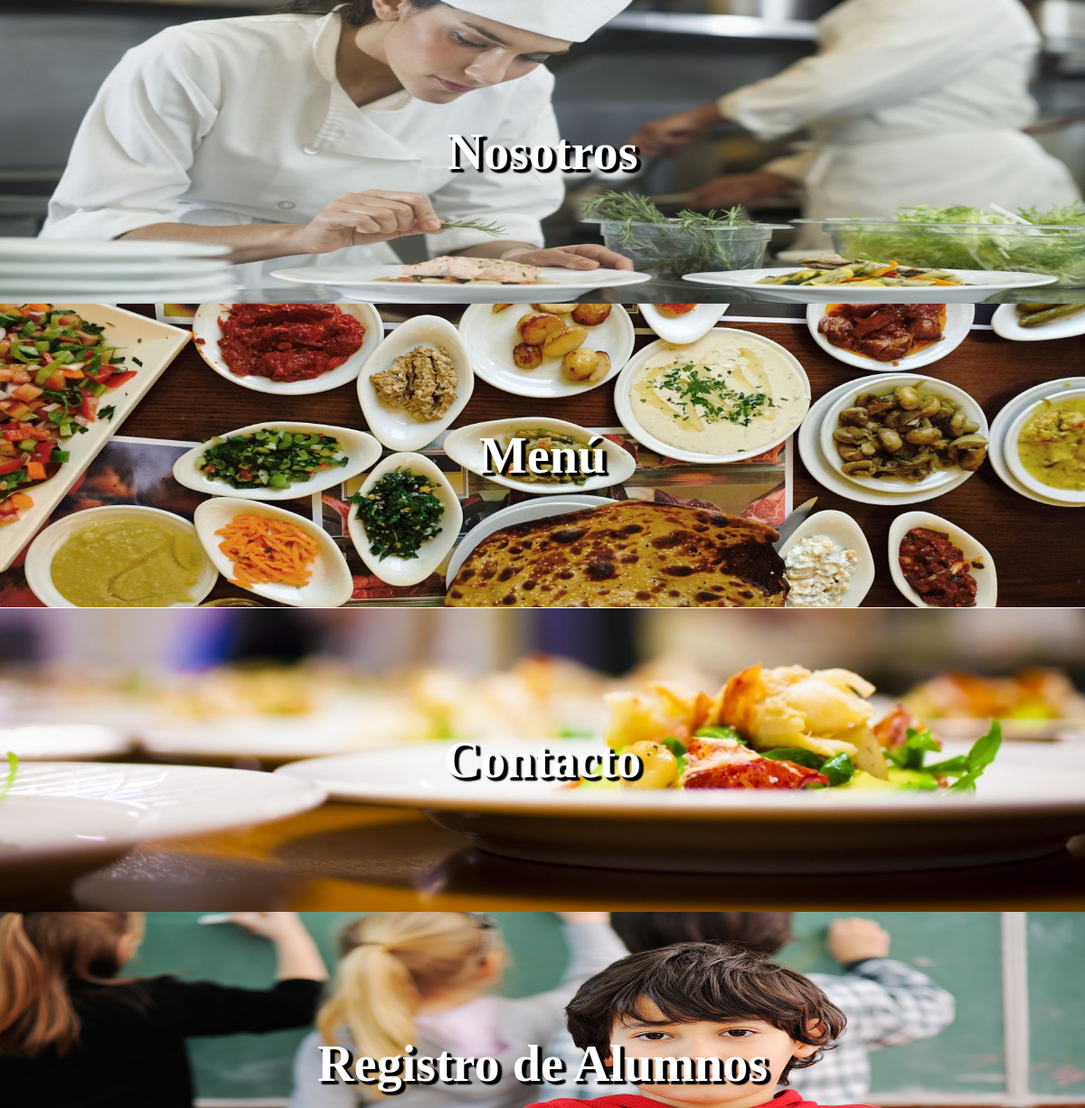
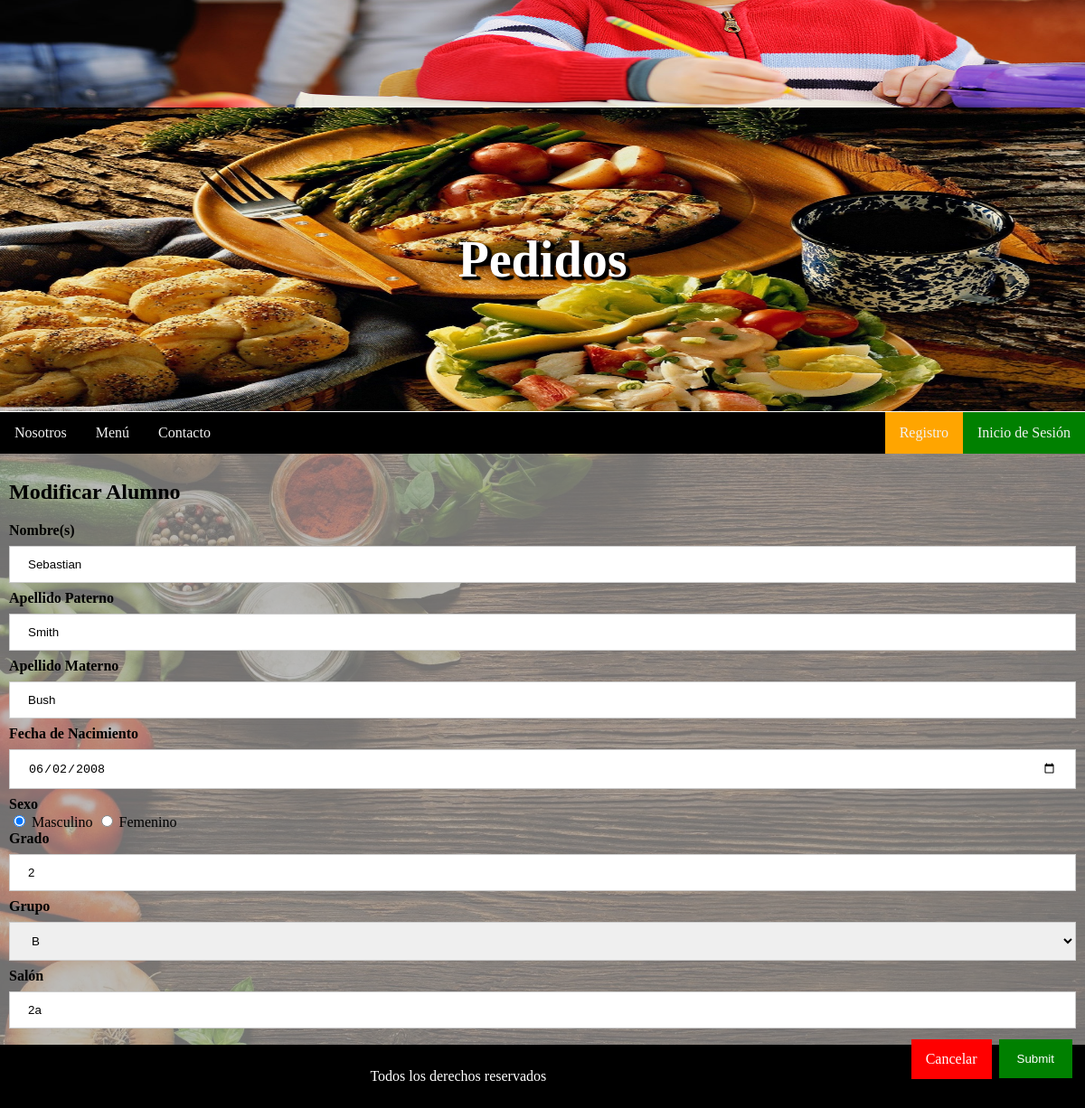
The app's page /Modificar_Alumno.php?id=2 with its own data (2 pictures, top to bottom).
### tables this page shows
CREATE TABLE `alumno` (
  `idAlumno` int(11) NOT NULL,
  `nombre` varchar(45) NOT NULL,
  `apellidoP` varchar(45) NOT NULL,
  `apellidoM` varchar(45) NOT NULL,
  `salon` varchar(45) NOT NULL,
  `grupo` char(1) NOT NULL,
  `grado` int(11) NOT NULL,
  `sexo` char(1) NOT NULL,
  `fechaNacimiento` varchar(45) NOT NULL,
  `AlumnoCliente_idCliente` int(11) NOT NULL
);

### Modificar_Alumno.php (the view, shortened to what this page needs)
<?php
  $con = conectar();
  $id = null;
  if(!empty($_GET['id'])){
    $id = $_REQUEST['id'];
  }
  if(!empty($_POST)){
    $nombreAlumno = $_POST['nombreAlumno'];
	  $apellidoAlumnoP = $_POST['apellidoAlumnoP'];
	  $apellidoAlumnoM = $_POST['apellidoAlumnoM'];
	  $fechaAlumno = $_POST['fechaAlumno'];
    $generoAlumno = $_POST['generoAlumno'];
    $grado = $_POST['grado'];
    $comboboxGrupo = $_POST['comboboxGrupo'];
    $salon = $_POST['salon'];
    $valid = false;
    if (!empty($nombreAlumno) && !empty($apellidoAlumnoP) && !empty($apellidoAlumnoM) && !empty($fechaAlumno) && !empty($generoAlumno) && !empty($grado) && !empty($comboboxGrupo) && !empty($salon)) {
        $valid = true;
    }
    if($valid){
        if (!preg_match("/^[a-zA-Z áéíóúÁÉÍÓÚÑñ\s]+$/",$nombreAlumno)) {
			echo "<script type='text/javascript'>alert('El nombre solo puede contener letras');</script>";
		  	echo "<script type='text/javascript'>window.location.href = '../Alumnos.php';</script>";
		}else{
			if (!preg_match("/^[a-zA-Z áéíóúÁÉÍÓÚÑñ\s]*$/",$apellidoAlumnoP)) {
				echo "<script type='text/javascript'>alert('El apellido paterno solo puede contener letras');</script>";
			  	echo "<script type='text/javascript'>window.location.href = '../Alumnos.php';</script>";
			}else{
				if (!preg_match("/^[a-zA-Z áéíóúÁÉÍÓÚÑñ\s]*$/",$apellidoAlumnoM)) {
					echo "<script type='text/javascript'>alert('El apellido materno solo puede contener letras');</script>";
				  	echo "<script type='text/javascript'>window.location.href = '../Alumnos.php';</script>";
				}else{
					if (empty($_POST['generoAlumno'])) {
						echo "<script type='text/javascript'>alert('Falto el Sexo');</script>";
						echo "<script type='text/javascript'>window.location.href = '../Alumnos.php';</script>";
					} else{
						$sql = "UPDATE alumno  set nombre = '$nombreAlumno', apellidoP = '$apellidoAlumnoP', apellidoM = '$apellidoAlumnoM', salon = '$salon', grupo = '$comboboxGrupo', grado = '$grado', sexo = '$generoAlumno', fechaNacimiento = '$fechaAlumno' WHERE idAlumno = $id";
				        $result = $con->query($sql);
				        if ($result) {
				        	echo "<script type='text/javascript'>alert('Alumno modificado con éxito');</script>";
				        	echo "<script type='text/javascript'>window.location.href = 'Alumnos.php';</script>";
				        }else{
				        	echo "<script type='text/javascript'>alert('Fallo actualización');</script>";
				        	echo "<script type='text/javascript'>window.location.href = 'Alumnos.php';</script>";
				        }
					}
				}
			}
		}
    }
  }else{
    $query = "SELECT * FROM alumno where idAlumno = '".$id."'";
    $result = $con->query($query);
    $numrows=$result->num_rows;
    if($numrows>0){
    	$fila=$result->fetch_assoc();
	    $nombreAlumno = $fila['nombre'];
	    $apellidoAlumnoP = $fila['apellidoP'];
  		$apellidoAlumnoM = $fila['apellidoM'];
  		$fechaAlumno = $fila['fechaNacimiento'];
  		$generoAlumno = $fila['sexo'];
  		$grado = $fila['grado'];
  		$comboboxGrupo = $fila['grupo'];
  		$salon = $fila['salon'];
    }else{
    	echo "<script type='text/javascript'>alert('Error');</script>";
    	echo "<script type='text/javascript'>window.location.href = 'Alumnos.php';</script>";
    }
  }
?>
<!DOCTYPE html>
<html>
<head>
	<link rel="stylesheet" type="text/css" href="css/ModificarAlumno.css">
</head>
<body onload="start();">
	<nav>
		<div id="Nosotros" class="cabcontenido">
		  <h3>Nosotros</h3>
		</div>
		<div id="Menu" class="cabcontenido">
		  <h3>Menú</h3>
		</div>
		<div id="Contacto" class="cabcontenido">
		  <h3>Contacto</h3>
		</div>
		<div id="Alumnos" class="cabcontenido">
		  <h3>Registro de Alumnos</h3>
		</div>
		<div id="PedidosC" class="cabcontenido">
			<h3>Pedidos</h3>
		</div>
		<div class="topnav" id="responsiveNav">
		  	<a href="index.php" class="Nosotros" onclick="abrirCabecera('Nosotros')">Nosotros</a>
		  	<a href="MenuCliente.php" class="Menu" onclick="abrirCabecera('Menu')">Menú</a>
		  	<a href="ContactoCliente.php" class="Contacto" onclick="abrirCabecera('Contacto')">Contacto</a>
		  	<?php if(!isset($_SESSION['session_username'])): ?>
		  	<a class="iniciobtn" id="iniciobtn" onclick="document.getElementById('id01').style.display='block'">Inicio de Sesión</a>
		  	<?php endif; ?>
		  	<?php if(!isset($_SESSION['session_username'])): ?>
		  	<a class="registrobtn" id="registrobtn" onclick="document.getElementById('id02').style.display='block'">Registro</a>
		  	<?php endif; ?>
		</div>
	</nav>
	<section class="bg">
		<div class="content">
		  	<div class="fila">
			  	<div class="columna form">
			  		<form style="border:0;" action="Modificar_Alumno.php?id=<?php echo $id?>" method="POST">
				  		<h2>Modificar Alumno</h2>
				  		<label><b>Nombre(s)</b></label>
				      	<input type="text" placeholder="Nombre" name="nombreAlumno" id="nombreAlumno" value="<?php echo !empty($nombreAlumno)?$nombreAlumno:'';?>" required>
				      	<label><b>Apellido Paterno</b></label>
				      	<input type="text" placeholder="Apellido Paterno" name="apellidoAlumnoP" id="apellidoAlumnoP" value="<?php echo !empty($apellidoAlumnoP)?$apellidoAlumnoP:'';?>" required>
				      	<label><b>Apellido Materno</b></label>
				      	<input type="text" placeholder="Apellido Materno" name="apellidoAlumnoM" id="apellidoAlumnoM" value="<?php echo !empty($apellidoAlumnoM)?$apellidoAlumnoM:'';?>" required>
				      	<label><b>Fecha de Nacimiento</b></label>
				      	<input type="date" name="fechaAlumno" id="fechaAlumno" value="<?php echo !empty($fechaAlumno)?$fechaAlumno:'';?>" required>
				      	<label><b>Sexo</b></label><br>
				      	<?php if ($generoAlumno == "M") {?>
				      	<input type="radio" name="generoAlumno" value="M" checked="true" required> Masculino
				      	<input type="radio" name="generoAlumno" value="F" required> Femenino <br>
				      	<?php }else{ ?>
				      	<input type="radio" name="generoAlumno" value="M" required> Masculino
				      	<input type="radio" name="generoAlumno" value="F" checked="true" required> Femenino <br>
				      	<?php } ?>
				      	<label><b>Grado</b></label>
				      	<input type="number" name="grado" id="grado" min="1" max="6" placeholder="1" value="<?php echo !empty($grado)?$grado:'';?>" required>
				      	<label><b>Grupo</b></label><br>
				      	<select id="comboboxGrupo" name="comboboxGrupo">
				      		<?php if ($comboboxGrupo == "B") {?>
				      		<option value="B" selected="true">B</option>
				      		<?php } ?>
				      	</select>
				      	<label><b>Salón</b></label>
				      	<input type="text" placeholder="B201" name="salon" id="salon" value="<?php echo !empty($salon)?$salon:'';?>" required>
				      	<input type="submit" name="Agregar" id="Agregar" style="float: right;">
				      	<a class="back" href="Alumnos.php" style="float: right;">Cancelar</a>
			      	</form>
			  	</div>
			</div>
		</div>
	</section>
	<footer>
		<div class="footer">
		  	<p>Todos los derechos reservados</p>
		</div>
	</footer>
</body>
</html>

### css/ModificarAlumno.css (style rules this page uses)
* { box-sizing: border-box; }
body, html { margin: 0; }
.bg { background-image: url("Imagenes/Section_BG_4.jpeg"); height: 100%; background-position: center; background-repeat: no-repeat; background-size: cover; }
.topnav { overflow: hidden; background-color: black; }
.topnav a { display: block; color: #f2f2f2; text-align: center; padding: 14px 16px; text-decoration: none; }
.Nosotros, .Menu, .Nutricion, .Contacto, .Alumnos, .PedidosC { float: left; }
.registrobtn, .iniciobtn { float: right; }
.cabcontenido { color: white; font-size: 300%; text-shadow: 4px 3px 2px #000, 4px 3px 2px #000, 4px 3px 2px #000, 4px 3px 2px #000; background-size: 100% 100%; background-repeat: no-repeat; display: block; padding: 80px; text-align: center; }
#Nosotros { background-image: url("Imagenes/Header_3.jpg"); }
#Menu { background-image: url("Imagenes/Header_2.jpg"); }
#Contacto { background-image: url("Imagenes/Header_5.jpg"); }
#Alumnos { background-image: url("Imagenes/Header_1.jpg"); }
#PedidosC { background-image: url("Imagenes/Header_6.jpg"); }
form { border: 3px solid #f1f1f1; }
input[type=text], input[type=password], input[type=date], input[type=number], select, textarea { width: 100%; padding: 12px 20px; margin: 8px 0; display: inline-block; border: 1px solid #ccc; box-sizing: border-box; }
button, input[type=submit] { background-color: green; color: white; padding: 14px 20px; margin: 4px 4px 4px 4px; border: none; cursor: pointer; }
.back { background-color: red; color: white; padding: 13px 16px; margin: 4px 4px 4px 4px; border: none; cursor: pointer; text-decoration: none; }
.registrobtn { background-color: orange; }
.iniciobtn { background-color: green; }
.content { background-color: rgba(160,160,160,0.7); padding: 10px; }
.footer { background-color: black; color: white; text-align: center; padding: 10px; }

### records on screen
alumno: nombreAlumno "Sebastian", apellidoAlumnoP "Smith", apellidoAlumnoM "Bush", fechaAlumno "06/02/2008", grado "2", comboboxGrupo "B", salon "2a"
